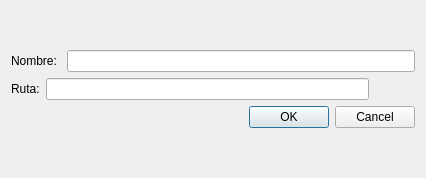
<?xml version="1.0" encoding="UTF-8"?>
<ui version="4.0">
 <class>nuevo</class>
 <widget class="QWidget" name="nuevo">
  <property name="geometry">
   <rect>
    <x>0</x>
    <y>0</y>
    <width>426</width>
    <height>178</height>
   </rect>
  </property>
  <property name="windowTitle">
   <string>Form</string>
  </property>
  <layout class="QGridLayout" name="gridLayout">
   <item row="0" column="0">
    <layout class="QVBoxLayout" name="verticalLayout_2">
     <item>
      <layout class="QVBoxLayout" name="verticalLayout">
       <item>
        <layout class="QHBoxLayout" name="horizontalLayout">
         <item>
          <widget class="QLabel" name="label">
           <property name="text">
            <string>Nombre: </string>
           </property>
          </widget>
         </item>
         <item>
          <widget class="QLineEdit" name="nombre"/>
         </item>
        </layout>
       </item>
       <item>
        <layout class="QHBoxLayout" name="horizontalLayout_2">
         <item>
          <widget class="QLabel" name="label_2">
           <property name="text">
            <string>Ruta:</string>
           </property>
          </widget>
         </item>
         <item>
          <widget class="QLineEdit" name="ruta"/>
         </item>
         <item>
          <widget class="QPushButton" name="buscar_ruta">
           <property name="text">
            <string/>
           </property>
           <property name="icon">
            <iconset resource="iconos.qrc">
             <normaloff>:/new/prefix1/iconos/ruta.png</normaloff>:/new/prefix1/iconos/ruta.png</iconset>
           </property>
           <property name="flat">
            <bool>true</bool>
           </property>
          </widget>
         </item>
        </layout>
       </item>
      </layout>
     </item>
     <item>
      <widget class="QDialogButtonBox" name="buttonBox">
       <property name="standardButtons">
        <set>QDialogButtonBox::Cancel|QDialogButtonBox::Ok</set>
       </property>
      </widget>
     </item>
    </layout>
   </item>
  </layout>
 </widget>
 <resources>
  <include location="iconos.qrc"/>
 </resources>
 <connections/>
</ui>
